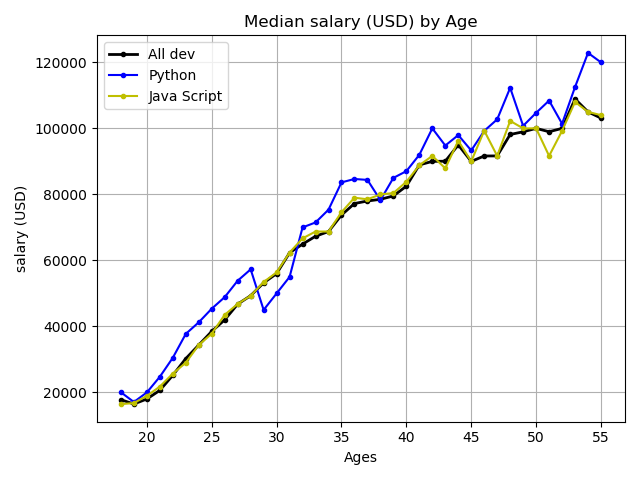

Generate this figure with Python:
from matplotlib import pyplot as plt
import pandas as pd

# comic style
# plt.xkcd() 

data = pd.read_csv('line_plot_data.csv')
ages_x = data['Ages']
all_dev_salary = data['All_Devs']
py_dev_salary = data['Python']
js_dev_salary = data['JavaScript']
         
plt.plot(ages_x, all_dev_salary, label='All dev', marker='.', color='k', linewidth='2')
plt.plot(ages_x, py_dev_salary, label='Python', color='b', marker='.')
plt.plot(ages_x, js_dev_salary, label='Java Script', color='y', marker='.')

plt.legend()

plt.title('Median salary (USD) by Age')
plt.xlabel('Ages')
plt.ylabel('salary (USD)')
plt.grid(True)

plt.tight_layout()

plt.savefig('line_plot.png')

plt.show()
